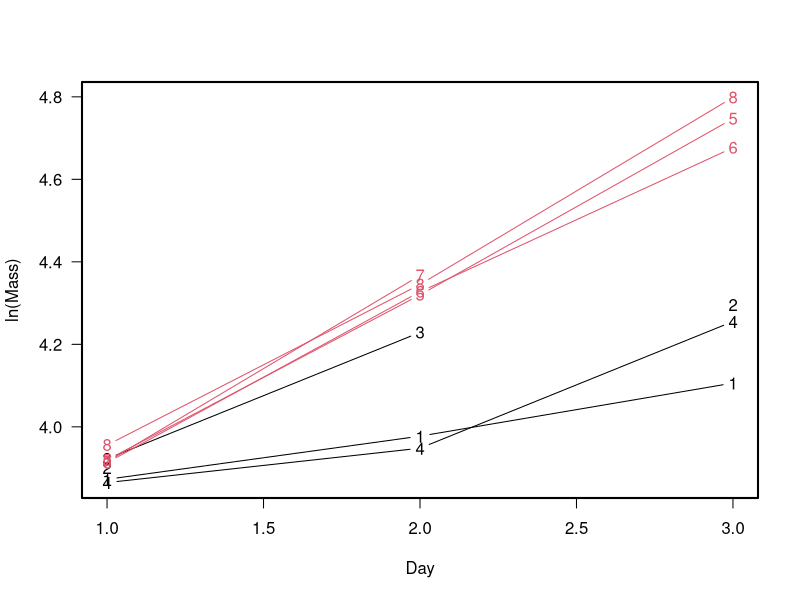

This figure's R source:
rm(list = ls())
growthData <- read.table("./growthData.dat", header = TRUE)

library(dplyr)
library(tidyr)

par(las = 1,
    family = "sans",
    lwd = 2,
    cex = 1)

plotData = growthData %>%
  select(-Food) %>%
  mutate(Mass = log(Mass)) %>%
  spread(key = ID, value = Mass) %>%
  select(-Day) %>%
  as.matrix(.)

print(plotData)

matplot(plotData,
        type = "b",
        col = rep(c(1,2), each = 4),
        lty = 1,
        xlab = "Day",
        ylab = "ln(Mass)")
